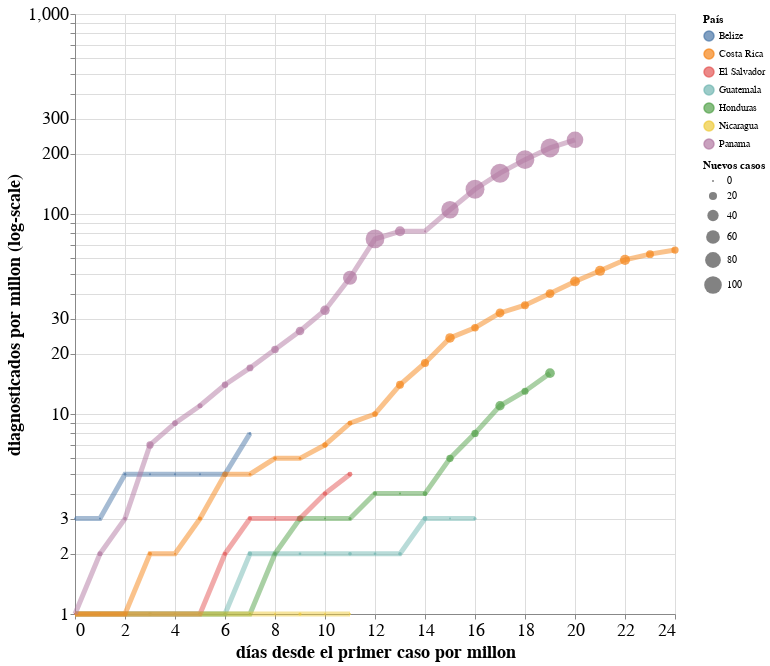

The notebook cell saved with this chart:
### Markdown cell above
## Diagnosticados por Millon de Habitantes

### Code cell
#hide_input

highlight = alt.selection(type='single',
                          on='mouseover',
                          fields=['country'],
                          nearest=True)

base = alt.Chart(cdr_ca, title="").encode(
    x=alt.X('days_since_1_cases_per_million:Q', title="días desde el primer caso por millon"),
    y=alt.Y('cases_per_million:Q', scale=alt.Scale(type='log'), title="diagnosticados por millon (log-scale)"),
    color=alt.Color('country:N', title="País"),
    tooltip=[alt.Tooltip('country', title='país'),
             alt.Tooltip('date', title='fecha'),
             alt.Tooltip('cases_per_million:Q', title='Diagnosticados por millon'),
             alt.Tooltip('cases:Q', title='Diagnosticados (Total)'),
             alt.Tooltip('new_cases:Q', title='Diagnosticados (Nuevos)'),
             alt.Tooltip('deaths:Q', title='Muertos (Total)'),
             alt.Tooltip('new_deaths:Q', title='Muertos (Nuevos)')
            ]
)

points = base.mark_circle().encode(
    size=alt.Size('new_cases:Q', title="Nuevos casos"),
).add_selection(
    highlight
)

lines = base.mark_line(opacity=0.5).encode(
    size=alt.condition(~highlight, alt.value(2.5), alt.value(5)),
    
)



alt.layer(points, lines).properties(
    height=600,
    width=600
).configure_axis(
    labelFontSize=18,
    titleFontSize=18
)
